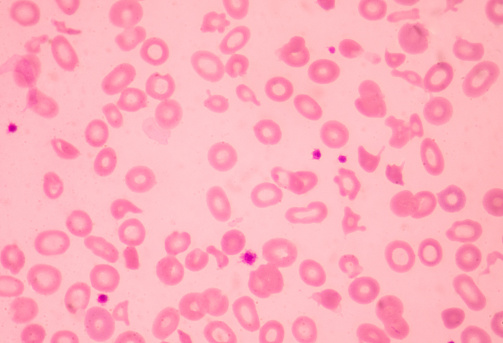
#> input picture imagem1.jpg, 503 x 343 px
$ python watershedimagem1.py   (older library calls are emulated)
#> lines starting #> are read from the running program, lines starting #| are printed output that depends on the picture; after the words box and inside, x2 and y2 are one past the last pixel; in counts of white or black regions, pixels touching at a corner belong together
import cv2
import numpy as np

# Carregando a imagem
image = cv2.imread('imagem1.jpg')
#> image is the input picture: shape (343, 503, 3); mean B, G, R 188.5, 173.4, 253.3
gray = cv2.cvtColor(image, cv2.COLOR_BGR2GRAY)

# Aplicando a detecção de bordas (Sobel, neste exemplo)
sobel_x = cv2.Sobel(gray, cv2.CV_64F, 1, 0, ksize=5)
sobel_y = cv2.Sobel(gray, cv2.CV_64F, 0, 1, ksize=5)
magnitude = np.sqrt(sobel_x**2 + sobel_y**2)

# Convertendo a magnitude para uint8
magnitude = np.uint8(magnitude)
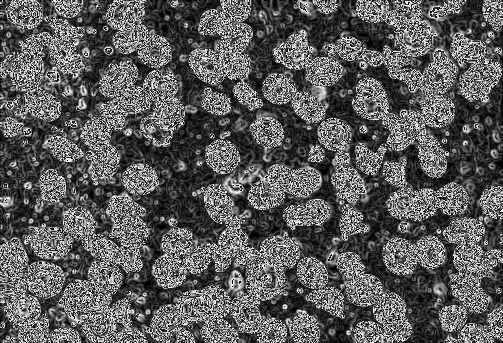
#> magnitude: shape (343, 503); min 0, max 255, mean 92.3

# Aplicando limiarização para criar uma máscara binária
_, thresh = cv2.threshold(magnitude, 0, 255, cv2.THRESH_BINARY + cv2.THRESH_OTSU)
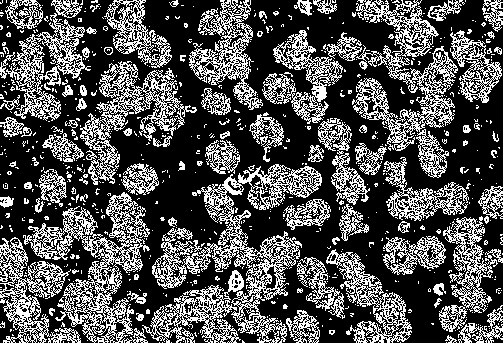
#> thresh: shape (343, 503); 32.2% white in thin lines or dots

# Aplicando a transformada de Watershed
kernel = np.ones((3, 3), np.uint8)
sure_bg = cv2.dilate(thresh, kernel, iterations=3)
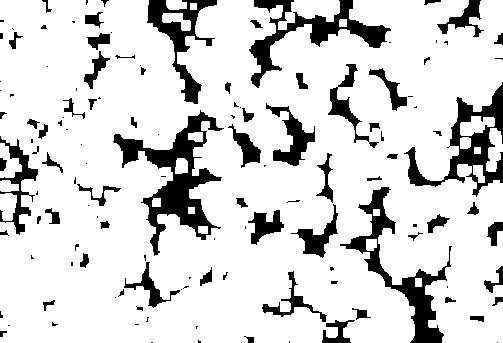
#> sure_bg: shape (343, 503); 84% white; 130 black regions (63 under 20 px), largest, box (x1, y1, x2, y2) and area: (113, 110, 224, 256) 4555, (340, 187, 452, 343) 3228, (404, 82, 503, 197) 3002
dist_transform = cv2.distanceTransform(thresh, cv2.DIST_L2, 5)
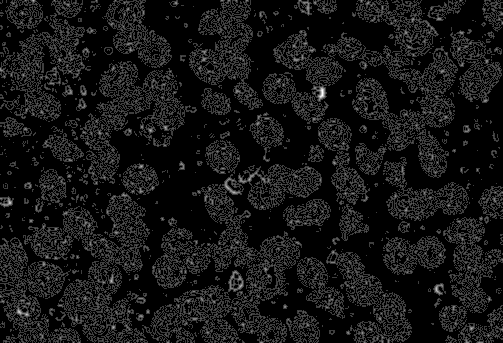
#> dist_transform: shape (343, 503) float32; min 0, max 4, mean 0.341; drawn with min black and max white
_, sure_fg = cv2.threshold(dist_transform, 0.7 * dist_transform.max(), 255, 0)
#> sure_fg: shape (343, 503) float32; 0.02% white in thin lines or dots, all inside (x1, y1, x2, y2) = (9, 88, 437, 315)
sure_fg = np.uint8(sure_fg)
unknown = cv2.subtract(sure_bg, sure_fg)

_, markers = cv2.connectedComponents(sure_fg)
#> markers: shape (343, 503) int32; 7 distinct labels, from 0 to 6
markers = markers + 1
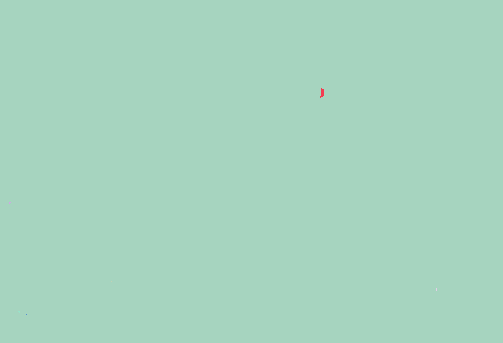
#> markers: shape (343, 503) int32; 7 distinct labels, from 1 to 7; one colour per label, 0 black
markers[unknown == 255] = 0
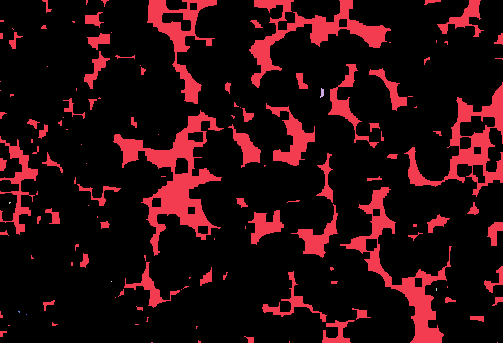
#> markers: shape (343, 503) int32; 8 distinct labels, from 0 to 7; one colour per label, 0 black

cv2.watershed(image, markers)
image[markers == -1] = [0, 0, 255]  # Linhas de watershed marcadas em vermelho
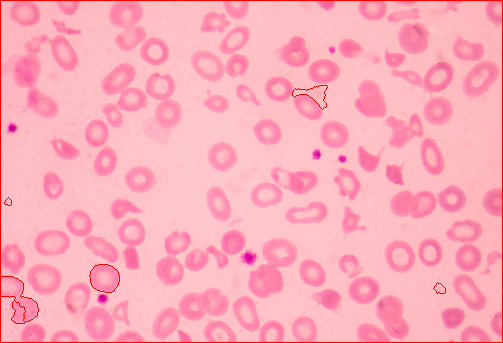
#> image: shape (343, 503, 3); 1.2% of pixels changed, all inside (x1, y1, x2, y2) = (0, 0, 503, 343)

# Exibindo a imagem original e a imagem segmentada com Watershed
cv2.imshow('Imagem Original', image)
cv2.waitKey(0)
cv2.destroyAllWindows()

$ run again, with imagem2.jpg copied over imagem1.jpg
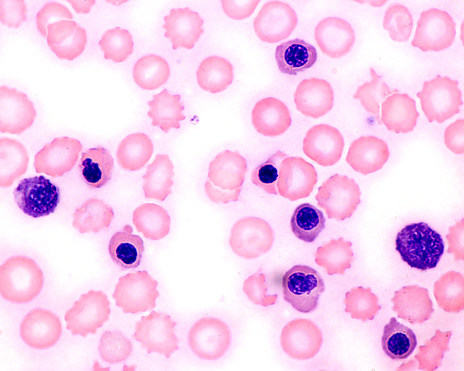
#> input picture imagem2.jpg, 464 x 371 px
#> image is the input picture: shape (371, 464, 3); mean B, G, R 238.5, 207.8, 246.7
#> `_, thresh = cv2.threshold(magnitude, 0, 255, cv2.THRESH_BINARY + cv2.T..`:
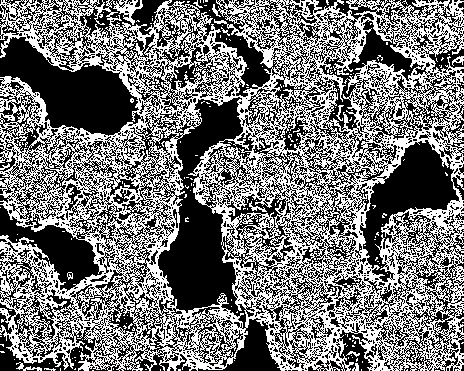
#> thresh: shape (371, 464); 46.4% white in thin lines or dots
#> sure_bg: shape (371, 464); 89.4% white; 19 black regions (9 under 20 px), largest, box (x1, y1, x2, y2) and area: (0, 42, 132, 132) 5354, (161, 196, 232, 307) 4305, (366, 146, 453, 254) 3187
#> `image[markers == -1] = [0, 0, 255]`:
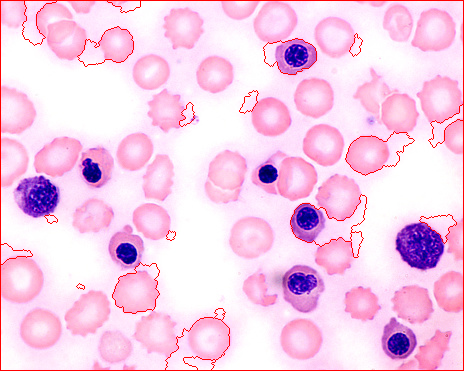
#> image: shape (371, 464, 3); 2.01% of pixels changed, all inside (x1, y1, x2, y2) = (0, 0, 464, 371)

$ run again, with imagem3.jpg copied over imagem1.jpg
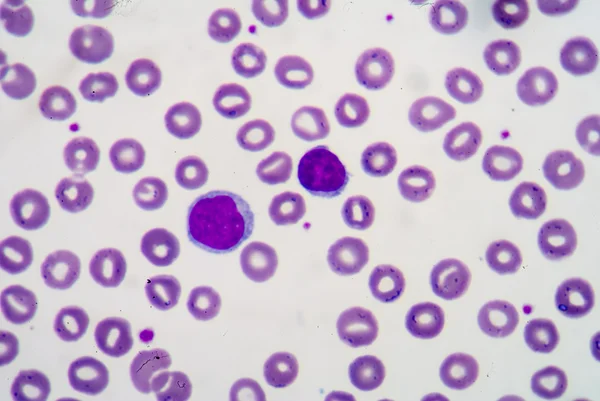
#> input picture imagem3.jpg, 600 x 401 px
#> image is the input picture: shape (401, 600, 3); mean B, G, R 206.1, 183.2, 200.2
#> `_, thresh = cv2.threshold(magnitude, 0, 255, cv2.THRESH_BINARY + cv2.T..`:
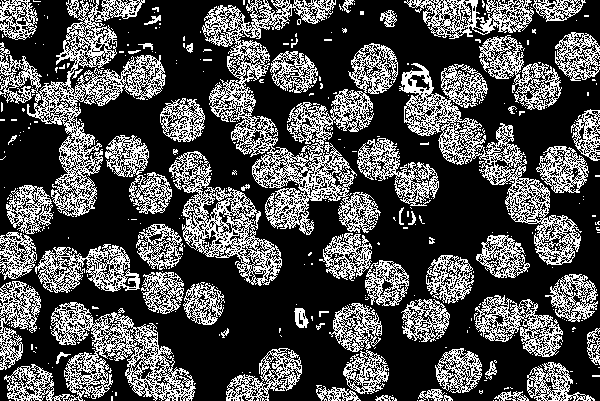
#> thresh: shape (401, 600); 31% white in thin lines or dots
#> sure_bg: shape (401, 600); 69.8% white; 38 black regions (16 under 20 px), largest, box (x1, y1, x2, y2) and area: (336, 88, 600, 401) 19941, (22, 204, 363, 401) 18294, (84, 0, 252, 187) 9532
#> `image[markers == -1] = [0, 0, 255]`:
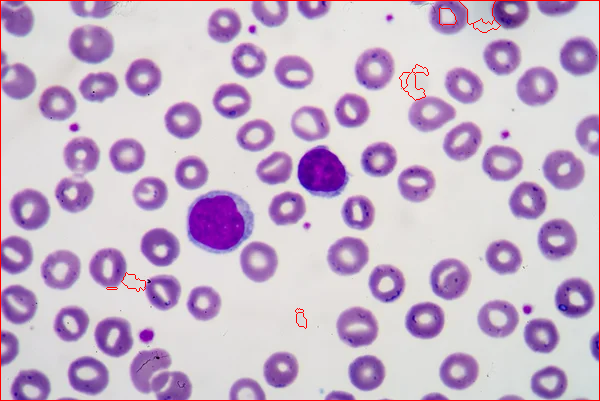
#> image: shape (401, 600, 3); 1.01% of pixels changed, all inside (x1, y1, x2, y2) = (0, 0, 600, 401)
